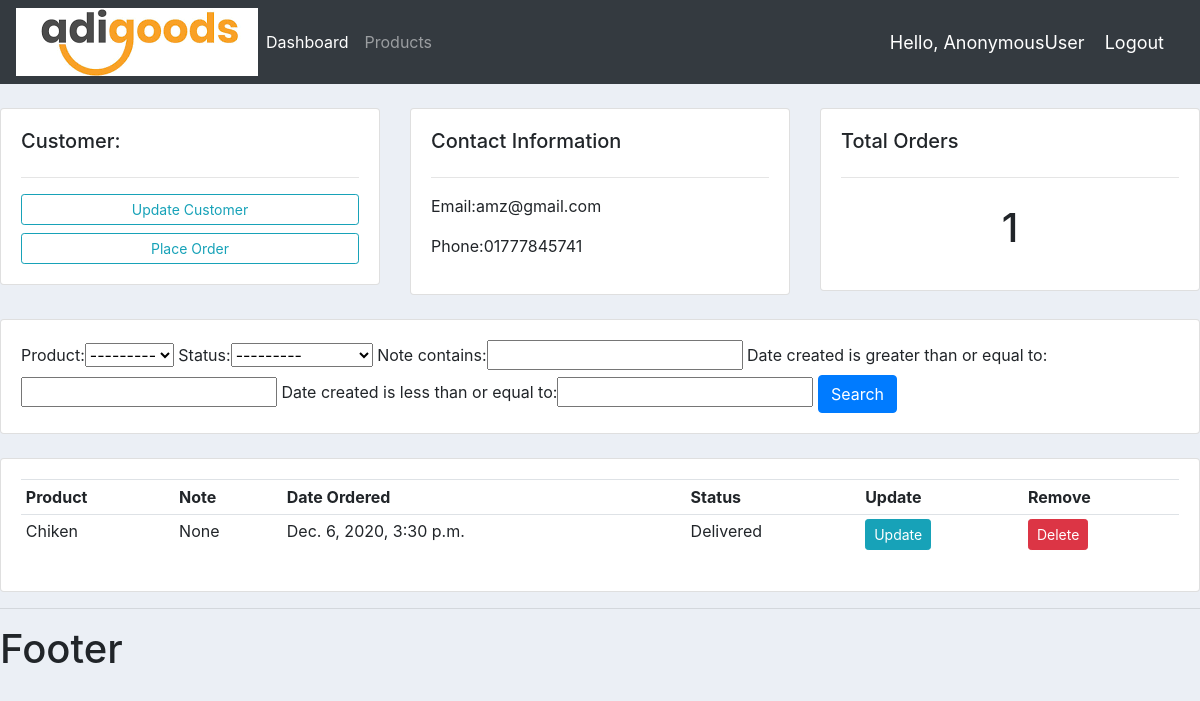
/customer/3/, run on the app's committed database.
### accounts/models.py (models this page shows, shortened)
class Customer(models.Model):
    name = models.CharField(max_length=200, null=True)
    phone = models.CharField(max_length=200, null=True)
    email = models.CharField(max_length=200, null=True)
    date_created = models.DateTimeField(auto_now_add=True, null=True)

class Order(models.Model):
    STATUS = {
        ('Pending','Pending'),
        ('Out to deliverey', 'Out to deliverey'),
        ('Delivered', 'Delivered'),
    }
    customer = models.ForeignKey(Customer, null=True, on_delete=models.SET_NULL)
    product = models.ForeignKey(Product, null=True, on_delete=models.SET_NULL)
    date_created = models.DateTimeField(auto_now_add=True, null=True)
    status = models.CharField(max_length=200, null=True, choices=STATUS)
    note = models.CharField(max_length=1000, null=True)

class Product(models.Model):
    CATEGORY = {
        ('Indoor', 'Indoor'),
        ('Out Door', 'Out Door'),
    }
    name = models.CharField(max_length=200, null=True)
    price = models.FloatField(null=True)
    category = models.CharField(max_length=200, null=True, choices=CATEGORY)
    description = models.CharField(max_length=200, null=True, blank=True)
    date_created = models.DateTimeField(auto_now_add=True, null=True)
    tag = models.ManyToManyField(Tag)
    def __str__(self):
        return self.name

### accounts/views.py (the view)
# urls.py: path('customer/<str:pk_test>/',views.customer, name='customer'),
def customer(request,pk_test):
    customer = Customer.objects.get(id=pk_test)
    orders = customer.order_set.all()
    orders_count = orders.count()
    myFilter = OrderFilter(request.GET, queryset=orders)
    order = myFilter.qs
    context ={'customer': customer, 'orders': orders, 'orders_count': orders_count, 'myFilter': myFilter}
    return render(request, 'accounts/customer.html', context)

### accounts/templates/accounts/customer.html (shortened to what this page needs)
{% extends 'accounts/main.html' %}
{% block body %}
	<br>
<div class="row">
	<div class="col-md">
		<div class="card card-body">
			<h5>Customer:</h5>
			<hr>
			<a class="btn btn-outline-info  btn-sm btn-block" href="">Update Customer</a>
			<a class="btn btn-outline-info  btn-sm btn-block" href="{% url 'created_order' customer.id %}">Place Order</a>
		</div>
	</div>
	<div class="col-md">
		<div class="card card-body">
			<h5>Contact Information</h5>
			<hr>
			<p>Email:{{ customer.email }} </p>
			<p>Phone:{{ customer.phone }} </p>
		</div>
	</div>
	<div class="col-md">
		<div class="card card-body">
			<h5>Total Orders</h5>
			<hr>
			<h1 style="text-align: center;padding: 10px">{{ orders_count }}</h1>
		</div>
	</div>
</div>
<br>
<div class="row">
	<div class="col">
		<div class="card card-body">
			<form method="get">
				{{ myFilter.form }}
		    <button class="btn btn-primary" type="submit">Search</button>
		  </form>
		</div>
	</div>
</div>
<br>
<div class="row">
	<div class="col-md">
		<div class="card card-body">
			<table class="table table-sm">
				<tr>
					<th>Product</th>
					<th>Note</th>
					<th>Date Ordered</th>
					<th>Status</th>
					<th>Update</th>
					<th>Remove</th>
				</tr>
				{% for order in orders %}
				<tr>
					<td>{{ order.product }}</td>
					<td>{{ order.note }}</td>
					<td>{{ order.date_created }}</td>
					<td>{{ order.status }}</td>
					<td><a class="btn btn-sm btn-info" href="{% url 'update_order' order.id %}">Update</a></td>
					 <td><a class="btn btn-sm btn-danger" href="{% url 'delete_order' order.id  %}">Delete</a></td>
				</tr>
				{% endfor %}
			</table>
		</div>
	</div>
</div>
{% endblock %}

### static/css/main.css (style rules this page uses)
body { background-color: #ebeff5; }

### data on the page
Customer: email "amz@gmail.com", phone "01777845741"
Order: product "Chiken", note "None", date_created "Dec. 6, 2020, 3:30 p.m.", status "Delivered"

### other printed values
{{ request.user }} "AnonymousUser"
{{ orders_count }} "1"
